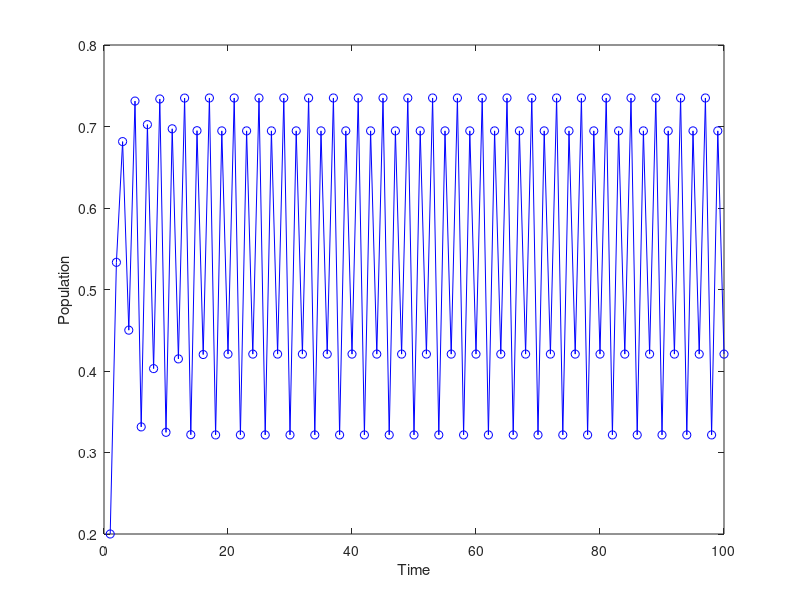
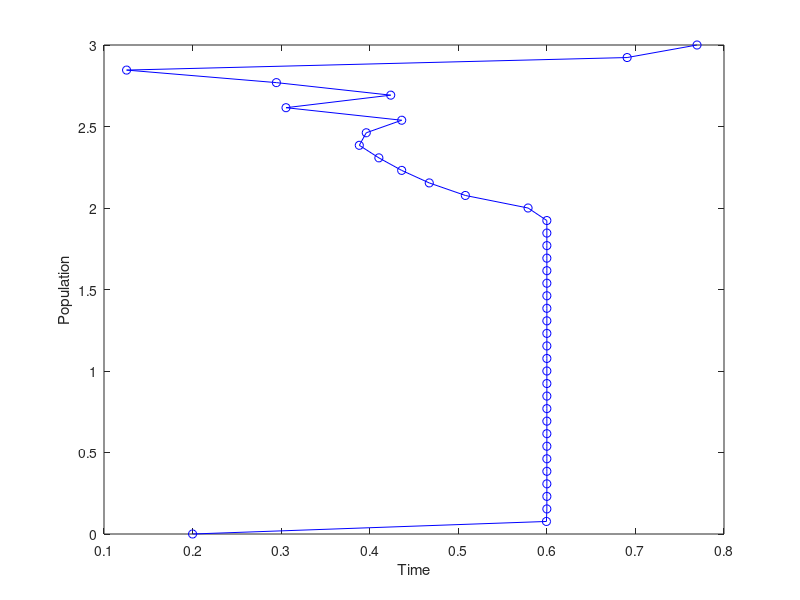
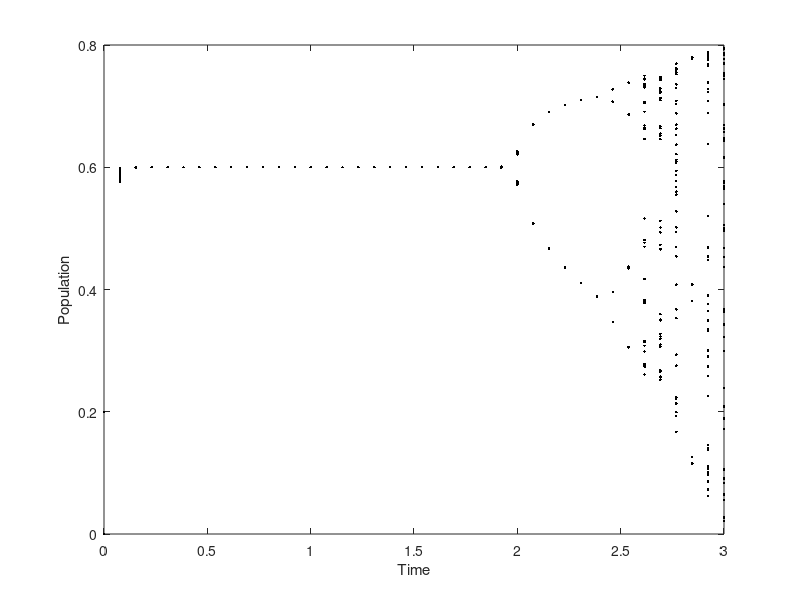

Here is the MATLAB script that generated these plots, in order:
r = 2.5;
K = 0.6;
nsteps = 100;
x = zeros(1,nsteps);
x(1) = 0.2;

for n=2:nsteps
    x(n) = x(n-1) + r*(1-(x(n-1)/K))*x(n-1);
end

figure(1);
plot(x,'-ob'); 
ylabel('Population')
xlabel('Time')


nval = 50;
nparam = 40;
xns = zeros(1,nparam);
r = linspace(0,3.,nparam);
xvals = zeros(nparam*nval);

for i=1:nparam
    x = zeros(1,nsteps);
    x(1) = 0.2;

    for n=2:nsteps
        x(n) = x(n-1) + r(i)*(1-(x(n-1)/K))*x(n-1);
    end
    xns(i) = x(nsteps);
   
    for j=1:nval
        xvals(j + (i-1)*nparam) = x(nsteps -(nval-j));
    end
end

rvals = zeros(nparam*nval);

for i=1:nparam
    for j=1:nval
        rvals(j + (i-1)*nparam) = r(i);
    end
end

figure(2);
plot(xns,r,'-ob'); 
ylabel('Population')
xlabel('Time')

figure(3);
plot(rvals,xvals,'.k'); 
ylabel('Population')
xlabel('Time')